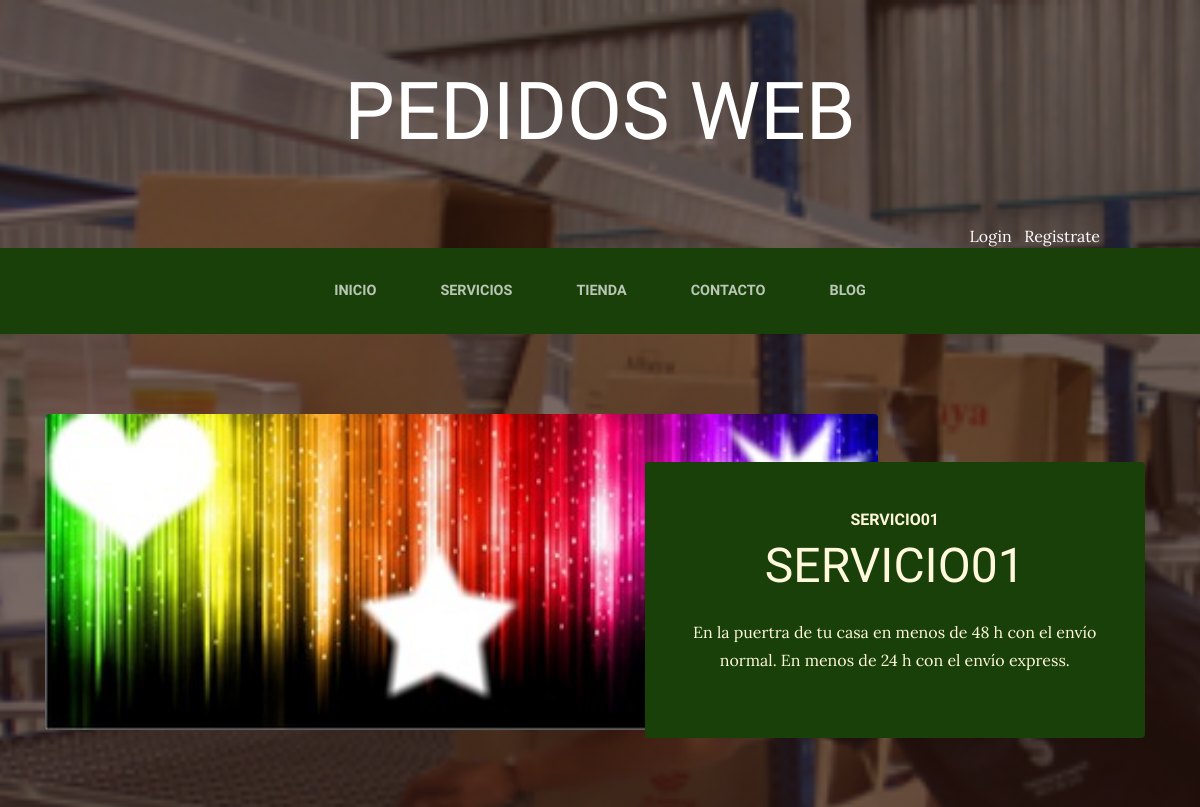
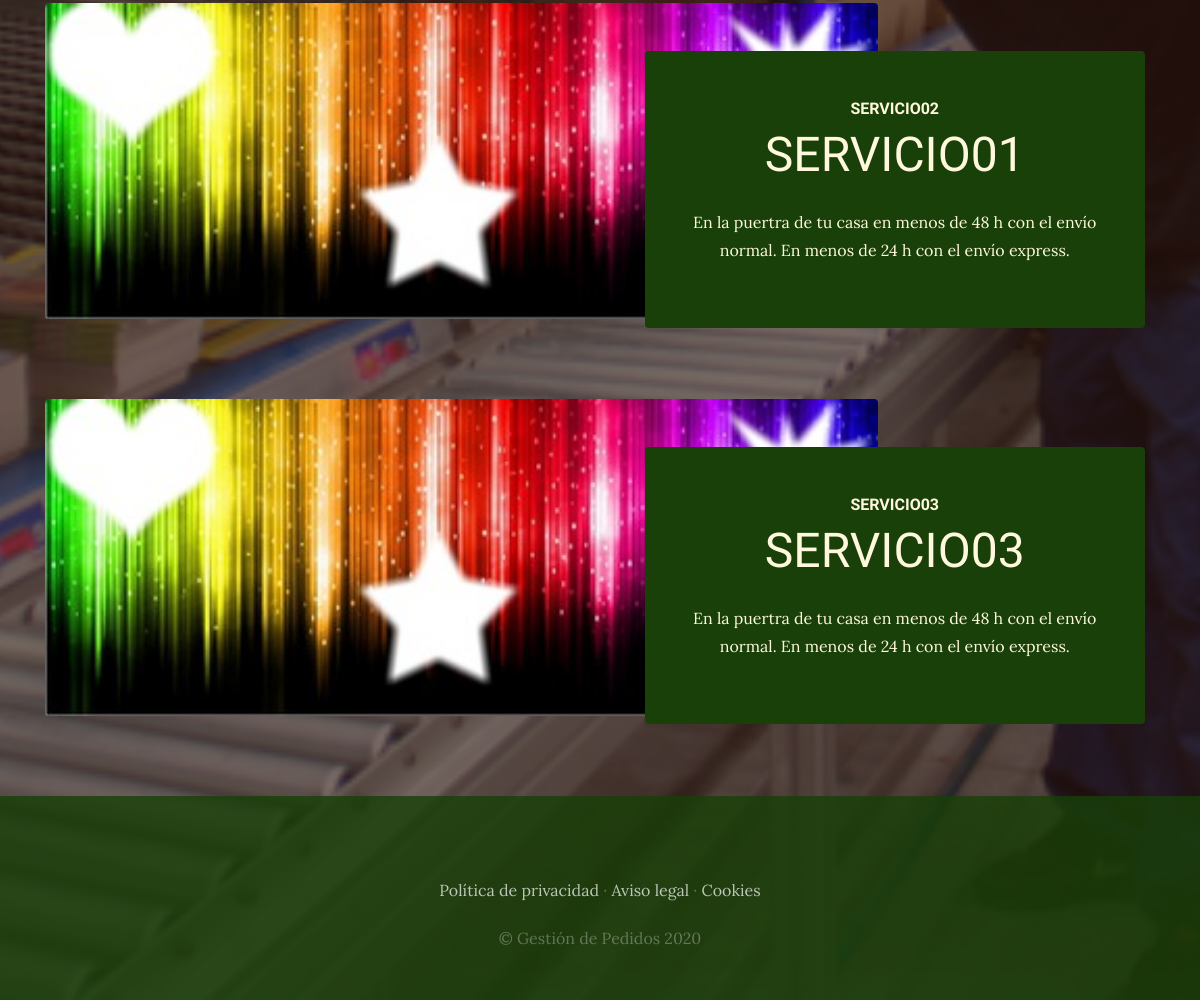
The app's page /servicios/ with its own data (2 pictures, top to bottom).
### servicios/models.py (models this page shows, shortened)
class Servicio(models.Model):
    titulo=models.CharField(max_length=50)
    contenido=models.CharField(max_length=50)
    imagen=models.ImageField(upload_to='servicios')
    created=models.DateTimeField(auto_now_add=True)
    updated=models.DateTimeField(auto_now_add=True)
    class Meta:
        verbose_name='servicio'
        verbose_name_plural='servicios'

### servicios/views.py (the view)
# urls.py: path('servicios/', include('servicios.urls')),
def servicios(request):
    servicios = Servicio.objects.all()
    return render(request, "servicios/servicios.html",{"servicios":servicios})

### carro/context_processor.py (called while the page is built)
def importe_total_carro(request):
    total = 0
    if request.user.is_authenticated:
        for key, value in request.session["carro"].items():
            total = total + float(value["precio"])
    else:
        total="Debes hacer login"
    return {"importe_total_carro":total}

### servicios/templates/servicios/servicios.html
{% extends "ProyectoWebApp/base.html" %}
{% load static %}
{% block content %}
{%for servicio in servicios%}
    <section class="page-section clearfix">
        <div class="container">
        <div class="intro">
            <img class="intro-img img-fluid mb-3 mb-lg-0 rounded" src="{{servicio.imagen.url}}" alt="">
            <div class="intro-text left-0 text-center bg-faded p-5 rounded">
            <h2 class="section-heading mb-4" >
                <span class="section-heading-upper">{{servicio.titulo}}</span>
                <span class="section-heading-lower">{{servicio.contenido}}</span>
            </h2>
            <p class="mb-3">En la puertra de tu casa en menos de 48 h con el envío normal. En menos de 24 h con el envío express.
            </p>
            </div>
        </div>
        </div>
    </section>
    {%endfor%}
{% endblock %}

### ProyectoWebApp/static/ProyectoWebApp/css/gestion.css (style rules this page uses)
body { font-family: 'Lora'; background: linear-gradient(rgba(47, 23, 15, 0.65), rgba(47, 23, 15, 0.65)), url("../img/bg_main.jpg"); background-attachment: fixed; background-position: center; background-size: cover; }
h1, h2, h3, h4, h5, h6 { font-family: 'Raleway'; }
p { line-height: 1.75; }
.page-section { margin-top: 5rem; margin-bottom: 5rem; }
.section-heading { text-transform: uppercase; }
.section-heading .section-heading-upper { display: block; font-size: 1rem; font-weight: 800; padding-bottom:.5rem; }
.section-heading .section-heading-lower { display: block; font-size: 3rem; font-weight: 100; }
.bg-faded { background-color: rgba(255, 255, 255, 0.85); }
.intro { position: relative; }
@media (min-width: 992px) { .intro .intro-img { width: 75%; float: left; } }
@media (min-width: 992px) { .intro .intro-text { left: 600; width: 60%; margin-top: 3rem; background-color: rgba(24, 64, 8); color: cornsilk; position: absolute; } }
@media (min-width: 1200px) { .intro .intro-text { width: 45%; } }

### records on screen
Servicio: imagen (picture), titulo "SERVICIO01", contenido "SERVICIO01"
Servicio: imagen (picture), titulo "SERVICIO02", contenido "SERVICIO01"
Servicio: imagen (picture), titulo "SERVICIO03", contenido "SERVICIO03"
